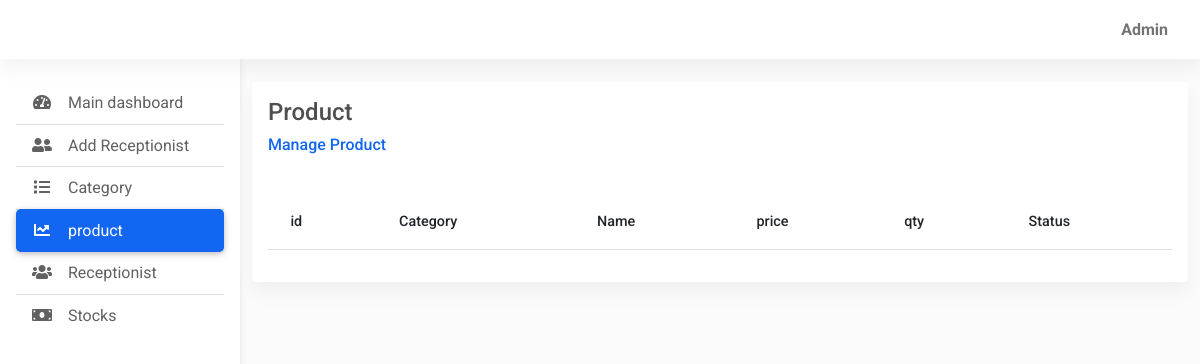
/Admin/product.php, run on an earlier commit of the app's database.
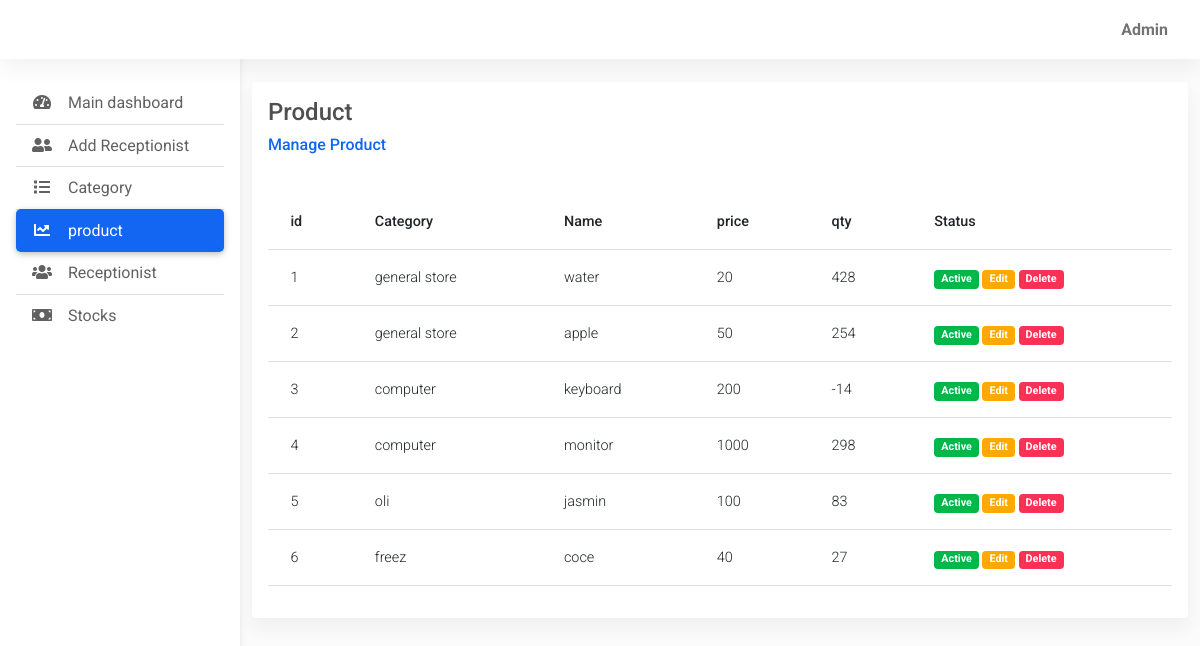
And on a later commit of the database.
### tables this page shows
CREATE TABLE `product` (
  `id` int(11) NOT NULL,
  `item` varchar(20) NOT NULL,
  `cat_id` int(11) NOT NULL,
  `stock` int(11) NOT NULL,
  `rate` double NOT NULL,
  `status` tinyint(4) NOT NULL DEFAULT 1
);

CREATE TABLE `category` (
  `id` int(11) NOT NULL,
  `name` varchar(20) NOT NULL,
  `status` tinyint(4) NOT NULL
);

### Admin/product.php (the view, shortened to what this page needs)
<?php $title = "ADMIN-Product"; include('header.php');
include('../Database/connection.php');
?>
<header>
<?php $product = "active";  include('sidemenu.php'); ?>
    <?php include('navbar.php');
    ?>
    <main style="margin-top: 58px ">
    <div class="container pt-4">
      <section class="mb-4">
        <div class="card">
                        <div class="card-body">
                           <h4 class="box-title">Product </h4>
                           <h6 class="box-title-manage" > <a href="manage_product.php"> Manage Product </a> </h6>
                        </div>
                        <div class="card-body">
                           <div class="table-stats order-table ov-h">
                              <table class="table ">
                                 <thead>
                                    <tr>
                                       <th>id</th>
                                       <th>Category</th>
                                       <th>Name</th>
                                       <th>price</th>
                                       <th>qty</th>
                                       <th>Status</th>
                                    </tr>
                                 </thead>
                                 <tbody>
                                 <?php
                                 $sql = "SELECT p.id,p.item,c.name,p.stock,p.rate,p.status from product p ,category c where p.cat_id=c.id";
                                 $res = mysqli_query($con,$sql);
                                 while($row = mysqli_fetch_assoc($res)) { ;?>
                                 <tr>
                                 <td><?php echo $row['id'] ?></td>
                                 <td><?php echo $row['name'] ?></td>
                                 <td><?php echo $row['item'] ?></td>
                                 <td><?php echo $row['rate'] ?></td>
                                 <td><?php echo $row['stock'] ?></td>
                                       <th>
                                       <?php
                                         if($row['status']=='1'){
                                          echo "<a href='?type=status&operation=deactive&id=".$row['id']."'><span class='badge bg-success text-white'>Active</span></a>";
                                         } else{
                                      echo "<a href=?type=status&operation=active&id=".$row['id']."'> <span class='badge bg-primary text-white'>Deactive</span></a>";
                                        }
                                        echo "<a href='manage_product.php?id=".$row['id']."'> <span class='badge bg-warning text-white'>Edit</span> </a>";
                                      echo "<a href='?type=delete&id=".$row['id']."'> <span class='badge bg-danger text-white'>Delete</span> </a>";
                                    ?>
                                        </th>
                                        </tr>
                                    <?php } ?>
                                 </tbody>
                              </table>
                           </div>
                        </div>
                     </div>
        </div>
<?php include('footer.php'); ?>

### Admin/header.php (shortened to what this page needs)
<!DOCTYPE html>
<html lang="en">
<head>
  <link rel="stylesheet" href="https://use.fontawesome.com/releases/v5.11.2/css/all.css" />
  <link rel="stylesheet" href="css/mdb.min.css" />
  <link rel="stylesheet" href="css/admin.css" />
  <link rel="stylesheet" href="toast.css" />
</head>

### Admin/sidemenu.php
<nav id="sidebarMenu" class="collapse d-lg-block sidebar collapse bg-white">
<div class="position-sticky">
  <div class="list-group list-group-flush mx-3 mt-4 ">
    <a href="dashbord.php" class="list-group-item list-group-item-action py-2 ripple <?php echo $dashboard ?>" aria-current="true">
      <i class="fas fa-tachometer-alt fa-fw me-3"></i><span>Main dashboard</span>
    </a>
    <a href="addReceptionist.php" class="list-group-item list-group-item-action py-2 ripple  <?php echo $add_receptionist?> ">
    <i class="fas fa-user-friends fa-fw me-3"></i><span>Add Receptionist </span>
    </a>
    <a href="category.php" class="list-group-item list-group-item-action py-2 ripple <?php echo $category?>"><i
        class="fas fa-list fa-fw me-3"></i><span>Category</span></a>
    <a href="product.php" class="list-group-item list-group-item-action py-2 ripple  <?php echo $product?>"><i
        class="fas fa-chart-line fa-fw me-3"></i><span>product</span></a>
    <a href="receptionist.php" class="list-group-item list-group-item-action py-2 ripple  <?php echo $receptionist?>"><i
        class="fas fa-users fa-fw me-3"></i><span>Receptionist</span></a>
    <a href="stocks.php" class="list-group-item list-group-item-action py-2 ripple  <?php echo $stocks?>  <?php echo $stocks?>"><i
        class="fas fa-money-bill fa-fw me-3"></i><span>Stocks</span></a>
  </div>
</div>
</nav>

### Admin/navbar.php (shortened to what this page needs)
<nav id="main-navbar" class="navbar navbar-expand-lg navbar-light bg-white fixed-top">
     <div class="container-fluid">
       <a class="navbar-brand" href="#">
       </a>
       <ul class="navbar-nav ms-auto d-flex flex-row">
         <li class="nav-item dropdown">
           <a class="nav-link dropdown-toggle hidden-arrow d-flex align-items-center" href="#"
             id="navbarDropdownMenuLink" role="button" data-mdb-toggle="dropdown" aria-expanded="false">
            <strong>Admin <?php echo " &nbsp;&nbsp;" ?> </strong> <?php echo  $res ?>
           </a>
         </li>
       </ul>
     </div>
   </nav>
 </header>

### Admin/footer.php (shortened to what this page needs)
</body>
</html>

### Admin/css/admin.css (style rules this page uses)
@media (min-width: 991.98px) { main { padding-left: 240px; } }
.sidebar { position: fixed; top: 0; bottom: 0; left: 0; padding: 58px 0 0; box-shadow: 0 2px 5px 0 rgb(0 0 0 / 5%), 0 2px 10px 0 rgb(0 0 0 / 5%); width: 240px; z-index: 600; }
.sidebar .active { border-radius: 5px; box-shadow: 0 2px 5px 0 rgb(0 0 0 / 16%), 0 2px 10px 0 rgb(0 0 0 / 12%); }

What changed in the data, as far as the page shows it:
added product: id "1", cat.name "general store", item "water", rate "20", stock "428"
added product: id "2", cat.name "general store", item "apple", rate "50", stock "254"
added product: id "3", cat.name "computer", item "keyboard", rate "200", stock "-14"
added product: id "4", cat.name "computer", item "monitor", rate "1000", stock "298"
added product: id "5", cat.name "oli", item "jasmin", rate "100", stock "83"
added product: id "6", cat.name "freez", item "coce", rate "40", stock "27"
